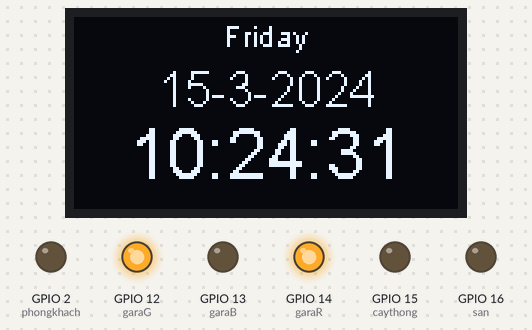
A sketch run on a simulated ESP8266 (NodeMCU). Shown: 128×64 one-colour display, output pins drawn as LEDs (lit = HIGH). WiFi joins after 1.5 s; servers stay silent unless stated; network time is answered at once with the bench clock; the local clock reads 2024-03-15 10:24:30 at power-on unless the sketch sets it; what the sketch prints to the serial monitor is not drawn.

Above: at 1.78 s.
At 6.1 s:
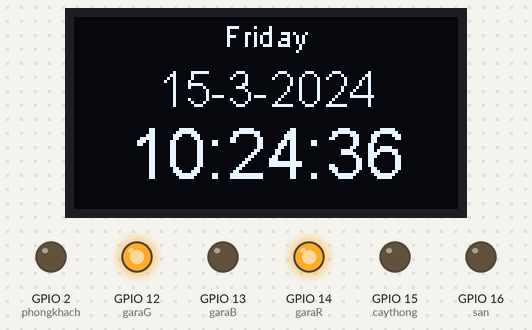
At 11.1 s:
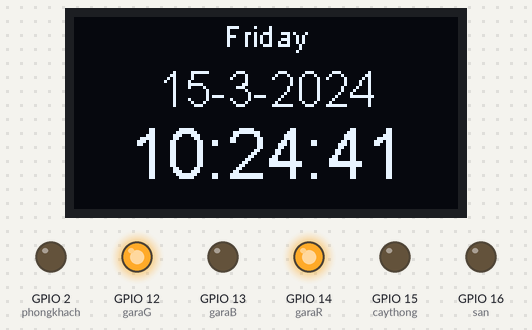
At 20.1 s:
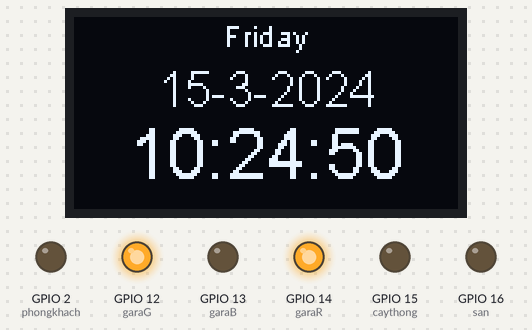
At 29.1 s:
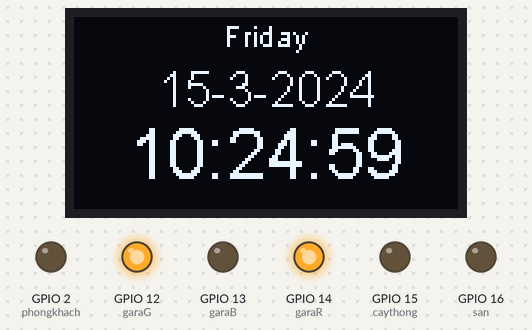
At 38.1 s:
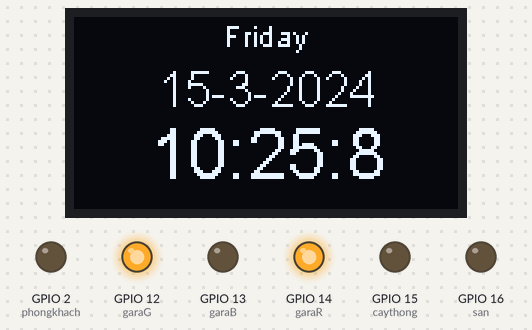

Measured:
- what the display in image 0 shows lasts 0.5 s, from 1.5 s to 2.0 s
- what the display in image 1 shows lasts 1.0 s, from 6.0 s to 7.0 s

The sketch:

home.ino
```cpp
#include <ESP8266WiFi.h>
#include <NTPClient.h>
#include <WiFiUdp.h>
#include <Wire.h>  // Only needed for Arduino 1.6.5 and earlier
#include "SSD1306Wire.h"
//#include <Servo.h>
int caythong = 15;
int phongkhach = 2;
int san =16;
int garaR = 14;
int garaB =13;
int garaG =12;
bool fls=0,fct=0,fr=0,fb=0,fg=0,fk=0;
int lenh =0;
//Servo myservo;  // create servo object to control a servo
// twelve servo objects can be created on most boards
const char *ssid     = "Nguyen Tiem";
const char *password = "58642110";

// Define NTP Client to get time
WiFiUDP ntpUDP;
NTPClient timeClient(ntpUDP, "pool.ntp.org");

//Week Days
String weekDays[7]={"Sunday", "Monday", "Tuesday", "Wednesday", "Thursday", "Friday", "Saturday"};

//Month names
String months[12]={"January", "February", "March", "April", "May", "June", "July", "August", "September", "October", "November", "December"};
SSD1306Wire  display(0x3c, 5, 4);
int pos = 0;    // variable to store the servo position
int screenW = 128;
int screenH = 64;
int clockCenterX = screenW/2;
int clockCenterY = ((screenH-16)/2)+8;   // top yellow part is 16 px height
int clockRadius = 32;
int currentHour ;
int currentMinute ;
int currentSecond ;
String weekDay ;
int monthDay ;
int currentMonth ;
String currentMonthName ;
int currentYear ;
int n = 0 ;
void digitalClockFrame( int16_t x, int16_t y) {
   display.clear();

  String currentDate =String(monthDay) + "-" + String(currentMonth) + "-" +String(currentYear) ;
  String timenow = String(currentHour)+":"+String(currentMinute)+":"+String(currentSecond);
  display.setTextAlignment(TEXT_ALIGN_CENTER);

    display.setFont(ArialMT_Plain_10);
  display.drawString(clockCenterX + x, 0, String(weekDay) );
   display.setFont(ArialMT_Plain_16);
  display.drawString(clockCenterX + x , 15, currentDate );
  display.setFont(ArialMT_Plain_24);
  display.drawString(clockCenterX + x , clockCenterY + y, timenow );
  display.display();


}

void batphongkhach(){
   digitalWrite(phongkhach, LOW);
  }
void tatphongkhach(){
   digitalWrite(phongkhach,HIGH );
  }

void batsan(){
   digitalWrite(san, LOW);
  }
void tatsan(){
   digitalWrite(san, HIGH);
  }

void batcaythong(){
    digitalWrite(caythong, LOW);   // turn the LED on (HIGH is the voltage level)
                     // wait for a second
  }
  void tatcaythong(){
    digitalWrite(caythong, HIGH);   // turn the LED on (HIGH is the voltage level)
                   // wait for a second
  }

void batG(int a){
   analogWrite(garaG, a);
  }
void tatG(){
   digitalWrite(garaG, LOW);
  }

void batR(int a){
    analogWrite(garaR, a);
  }
  void tatR(){
    digitalWrite(garaR, LOW);   // turn the LED on (HIGH is the voltage level)
                   // wait for a second
  }
void batB(int a){
   analogWrite(garaB, a);
  }
void tatB(){
   digitalWrite(garaB, LOW);
  }

void rst(){
  tatG();tatB();tatR();
  tatphongkhach();
  tatsan();
  tatcaythong();
  }

void setup() {
pinMode(caythong, OUTPUT);
pinMode(phongkhach, OUTPUT);
pinMode(garaR, OUTPUT);
pinMode(garaB, OUTPUT);
pinMode(garaG, OUTPUT);
pinMode(san, OUTPUT);
rst();
 //myservo.attach(9);  // attaches the servo on pin 9 to the servo object
//  for (pos = 145; pos >= 0; pos -= 1) { // goes from 0 degrees to 180 degrees
//    // in steps of 1 degree
//    myservo.write(pos);              // tell servo to go to position in variable 'pos'
//    delay(30cc);                       // waits 15ms for the servo to reach the position
//  }
//  delay(2000);
//  for (pos = 0; pos <= 145; pos += 1) { // goes from 0 degrees to 180 degrees
//    // in steps of 1 degree
//    myservo.write(pos);              // tell servo to go to position in variable 'pos'
//    delay(15);                       // waits 15ms for the servo to reach the position
//  }
batsan();
 batcaythong();
  batphongkhach();
  batR(1023);

  batG(1023);
   Serial.begin(115200);


  Serial.print("Connecting to ");
  Serial.println(ssid);
  WiFi.begin(ssid, password);
  while (WiFi.status() != WL_CONNECTED) {
    delay(500);
    Serial.print(".");
  }
  Serial.print("connected");
  display.init();
  display.flipScreenVertically();
  display.setFont(ArialMT_Plain_10);
    timeClient.begin();
  timeClient.setTimeOffset(25200);
}

void loop() {

   timeClient.update();
 unsigned long epochTime = timeClient.getEpochTime();
 currentHour = timeClient.getHours();
 currentMinute = timeClient.getMinutes();
 currentSecond = timeClient.getSeconds();
 weekDay = weekDays[timeClient.getDay()];
  struct tm *ptm = gmtime ((time_t *)&epochTime);
   monthDay = ptm->tm_mday;
   currentMonth = ptm->tm_mon+1;
   currentMonthName = months[currentMonth-1];
   currentYear = ptm->tm_year+1900;


       digitalClockFrame(0,0);


}
```
